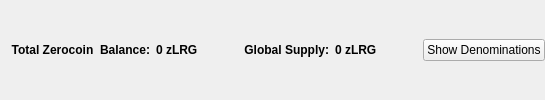
                       <widget class="QFrame" name="balanceSupplyFrame">
                        <layout class="QHBoxLayout" name="horizontalLayout_2" stretch="0,0,0,1,0">
                         <property name="rightMargin">
                          <number>0</number>
                         </property>
                         <item>
                          <layout class="QHBoxLayout" name="horizontalLayout_34">
                           <item>
                            <widget class="QLabel" name="labelzAvailableText_3">
                             <property name="font">
                              <font>
                               <weight>75</weight>
                               <bold>true</bold>
                              </font>
                             </property>
                             <property name="toolTip">
                              <string>Total Balance including unconfirmed and immature zLRG</string>
                             </property>
                             <property name="text">
                              <string>Total Zerocoin  Balance:</string>
                             </property>
                             <property name="alignment">
                              <set>Qt::AlignRight|Qt::AlignTrailing|Qt::AlignVCenter</set>
                             </property>
                            </widget>
                           </item>
                           <item>
                            <widget class="QLabel" name="labelzAvailableAmount_4">
                             <property name="minimumSize">
                              <size>
                               <width>40</width>
                               <height>0</height>
                              </size>
                             </property>
                             <property name="font">
                              <font>
                               <weight>75</weight>
                               <bold>true</bold>
                              </font>
                             </property>
                             <property name="toolTip">
                              <string>Total Balance including unconfirmed and immature zLRG</string>
                             </property>
                             <property name="text">
                              <string>0 zLRG</string>
                             </property>
                             <property name="alignment">
                              <set>Qt::AlignLeading|Qt::AlignLeft|Qt::AlignVCenter</set>
                             </property>
                            </widget>
                           </item>
                          </layout>
                         </item>
                         <item>
                          <spacer name="horizontalSpacer_32">
                           <property name="orientation">
                            <enum>Qt::Horizontal</enum>
                           </property>
                           <property name="sizeHint" stdset="0">
                            <size>
                             <width>40</width>
                             <height>20</height>
                            </size>
                           </property>
                          </spacer>
                         </item>
                         <item>
                          <layout class="QHBoxLayout" name="horizontalLayout_35">
                           <item>
                            <widget class="QLabel" name="labelZsupplyText_2">
                             <property name="font">
                              <font>
                               <weight>75</weight>
                               <bold>true</bold>
                              </font>
                             </property>
                             <property name="text">
                              <string>Global Supply:</string>
                             </property>
                             <property name="alignment">
                              <set>Qt::AlignRight|Qt::AlignTrailing|Qt::AlignVCenter</set>
                             </property>
                            </widget>
                           </item>
                           <item>
                            <widget class="QLabel" name="labelZsupplyAmount_2">
                             <property name="font">
                              <font>
                               <weight>75</weight>
                               <bold>true</bold>
                              </font>
                             </property>
                             <property name="text">
                              <string>0 zLRG</string>
                             </property>
                            </widget>
                           </item>
                          </layout>
                         </item>
                         <item>
                          <spacer name="horizontalSpacer_31">
                           <property name="orientation">
                            <enum>Qt::Horizontal</enum>
                           </property>
                           <property name="sizeHint" stdset="0">
                            <size>
                             <width>40</width>
                             <height>20</height>
                            </size>
                           </property>
                          </spacer>
                         </item>
                         <item>
                          <widget class="QPushButton" name="pushButtonShowDenoms">
                           <property name="toolTip">
                            <string>Show zLRG denominations list</string>
                           </property>
                           <property name="text">
                            <string>Show Denominations</string>
                           </property>
                          </widget>
                         </item>
                        </layout>
                       </widget>
